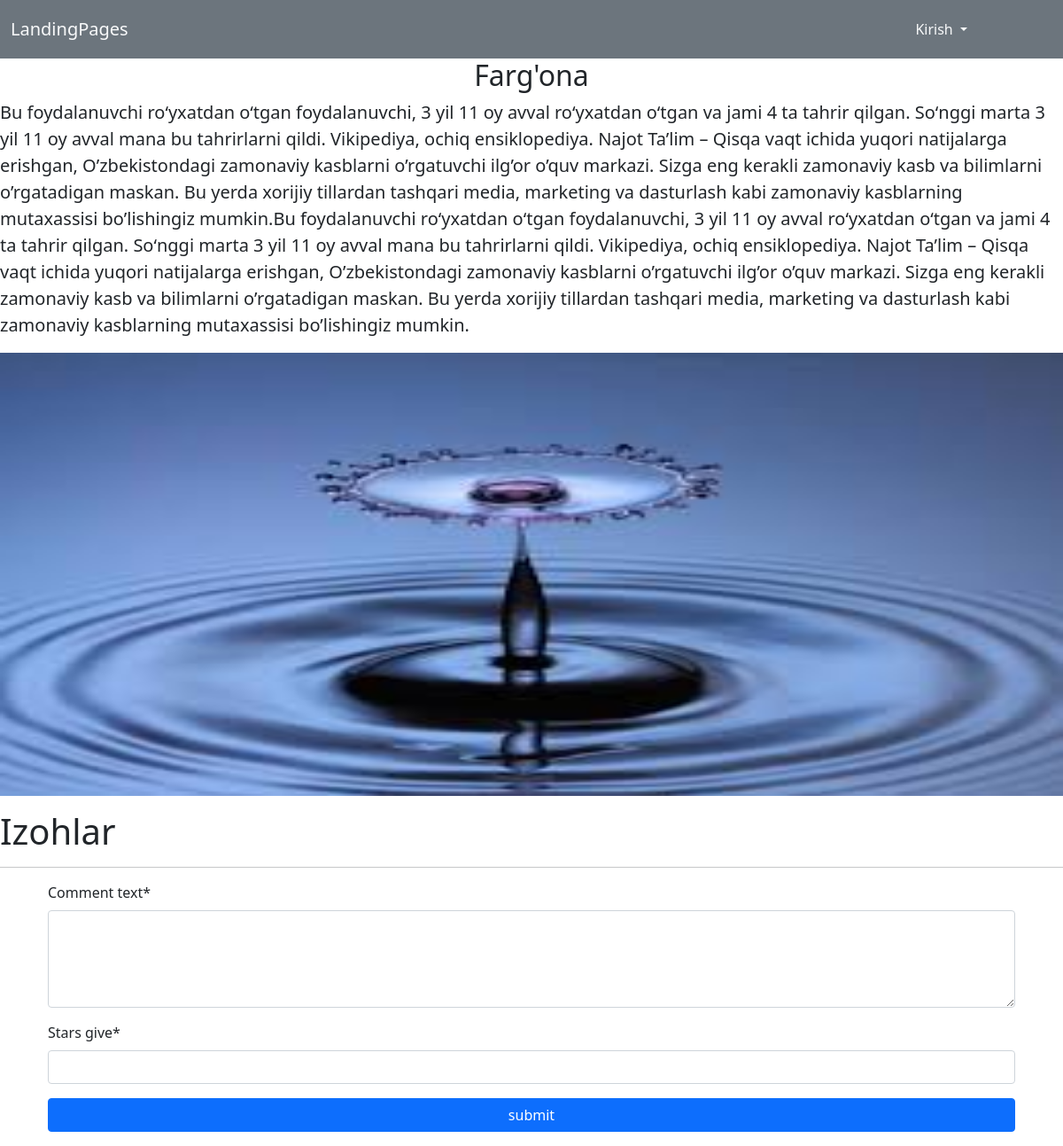
/places/list/1/, run on the app's committed database.
### place/models.py (models this page shows, shortened)
class Place(models.Model):
    name=models.CharField(max_length=100)
    description=models.TextField()
    addres=models.CharField(max_length=100)
    place_img=models.ImageField(upload_to='imgas/',null=True,blank=True)

### place/views.py (the view)
# urls.py: path("list/<int:pk>/",PlacesDetail.as_view(),name='detail'),
class PlacesDetail(View):
    def get(self,request,pk):
        form=CommentForm()
        place=get_object_or_404(Place,id=pk)
        return render(request,'placedetail.html',context={'place':place,'form':form})

### place/forms.py
class CommentForm(forms.ModelForm):
    stars_give=forms.IntegerField(max_value=5,min_value=1)
    comment_text=forms.CharField(widget=forms.Textarea(attrs={'rows':4}))
    class Meta:
        model=Comment
        fields=['comment_text','stars_give']

### templates/placedetail.html (shortened to what this page needs)
<!DOCTYPE html>
{%extends 'base.html'%}
{% load crispy_forms_tags %}
{%block content%}
    <div class="container-full">
        <h2 class="text-center">{{place.addres}}</h2>
        <p class="fs-5">{{place.description}}</p>
        <img src={{place.place_img.url}} alt="" style="width: 100%; height: 500px;">
        <h1 class="mt-3">Izohlar</h1>
        <hr>
    </div>
    <div class="container mb-3">
        <div class="container">
            <form action="{% url 'places:comment' place.id %}" method="post">
                {{form|crispy}}
                <button type="submit" class="btn btn-primary m-auto w-100">submit</button>
            </form>
        </div>
    </div>
{%endblock%}

### data on the page
Place: addres "Farg'ona", description "Bu foydalanuvchi roʻyxatdan oʻtgan foydalanuvchi, 3 yil 11 oy avval roʻyxatdan oʻtgan va jami 4 ta tahrir qilgan. Soʻnggi marta 3 yil 11 oy avval mana bu tahrirlarni qildi. Vikipediya, ochiq ensiklopediya. Najot Ta’lim – Qisqa vaqt ichida yuqori natijalarga erishgan, O’zbekistondagi zamonaviy kasblarni o’rgatuvchi ilg’or o’quv markazi. Sizga eng kerakli zamonaviy kasb va bilimlarni o’rgatadigan maskan. Bu yerda xorijiy tillardan tashqari media, marketing va dasturlash kabi zamonaviy kasblarning mutaxassisi bo’lishingiz mumkin.Bu foydalanuvchi roʻyxatdan oʻtgan foydalanuvchi, 3 yil 11 oy avval roʻyxatdan oʻtgan va jami 4 ta tahrir qilgan. Soʻnggi marta 3 yil 11 oy avval mana bu tahrirlarni…", place_img (picture)
